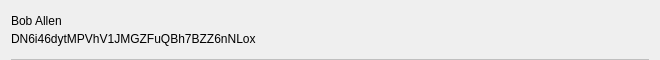
<?xml version="1.0" encoding="UTF-8"?>
<ui version="4.0">
 <class>ContactDropdownRow</class>
 <widget class="QWidget" name="ContactDropdownRow">
  <property name="geometry">
   <rect>
    <x>0</x>
    <y>0</y>
    <width>660</width>
    <height>60</height>
   </rect>
  </property>
  <property name="minimumSize">
   <size>
    <width>0</width>
    <height>60</height>
   </size>
  </property>
  <property name="windowTitle">
   <string>Form</string>
  </property>
  <layout class="QVBoxLayout" name="verticalLayout">
   <property name="spacing">
    <number>0</number>
   </property>
   <property name="topMargin">
    <number>0</number>
   </property>
   <property name="bottomMargin">
    <number>0</number>
   </property>
   <item>
    <widget class="QWidget" name="rowContainer" native="true">
     <property name="styleSheet">
      <string notr="true"/>
     </property>
     <layout class="QHBoxLayout" name="horizontalLayout">
      <property name="spacing">
       <number>0</number>
      </property>
      <property name="leftMargin">
       <number>0</number>
      </property>
      <property name="topMargin">
       <number>0</number>
      </property>
      <property name="rightMargin">
       <number>0</number>
      </property>
      <property name="bottomMargin">
       <number>0</number>
      </property>
      <item>
       <layout class="QVBoxLayout" name="verticalLayout_2">
        <property name="spacing">
         <number>0</number>
        </property>
        <property name="topMargin">
         <number>12</number>
        </property>
        <property name="bottomMargin">
         <number>12</number>
        </property>
        <item>
         <widget class="QLabel" name="lblLabel">
          <property name="styleSheet">
           <string notr="true"/>
          </property>
          <property name="text">
           <string notr="true">Bob Allen</string>
          </property>
         </widget>
        </item>
        <item>
         <widget class="QLabel" name="lblAddress">
          <property name="styleSheet">
           <string notr="true"/>
          </property>
          <property name="text">
           <string notr="true">DN6i46dytMPVhV1JMGZFuQBh7BZZ6nNLox</string>
          </property>
         </widget>
        </item>
       </layout>
      </item>
     </layout>
    </widget>
   </item>
   <item>
    <widget class="QLabel" name="lblDivisory">
     <property name="minimumSize">
      <size>
       <width>0</width>
       <height>1</height>
      </size>
     </property>
     <property name="maximumSize">
      <size>
       <width>16777215</width>
       <height>1</height>
      </size>
     </property>
     <property name="styleSheet">
      <string notr="true">background-color:#BFBFBF;</string>
     </property>
     <property name="text">
      <string/>
     </property>
     <property name="alignment">
      <set>Qt::AlignBottom|Qt::AlignLeading|Qt::AlignLeft</set>
     </property>
    </widget>
   </item>
  </layout>
 </widget>
 <resources/>
 <connections/>
</ui>
